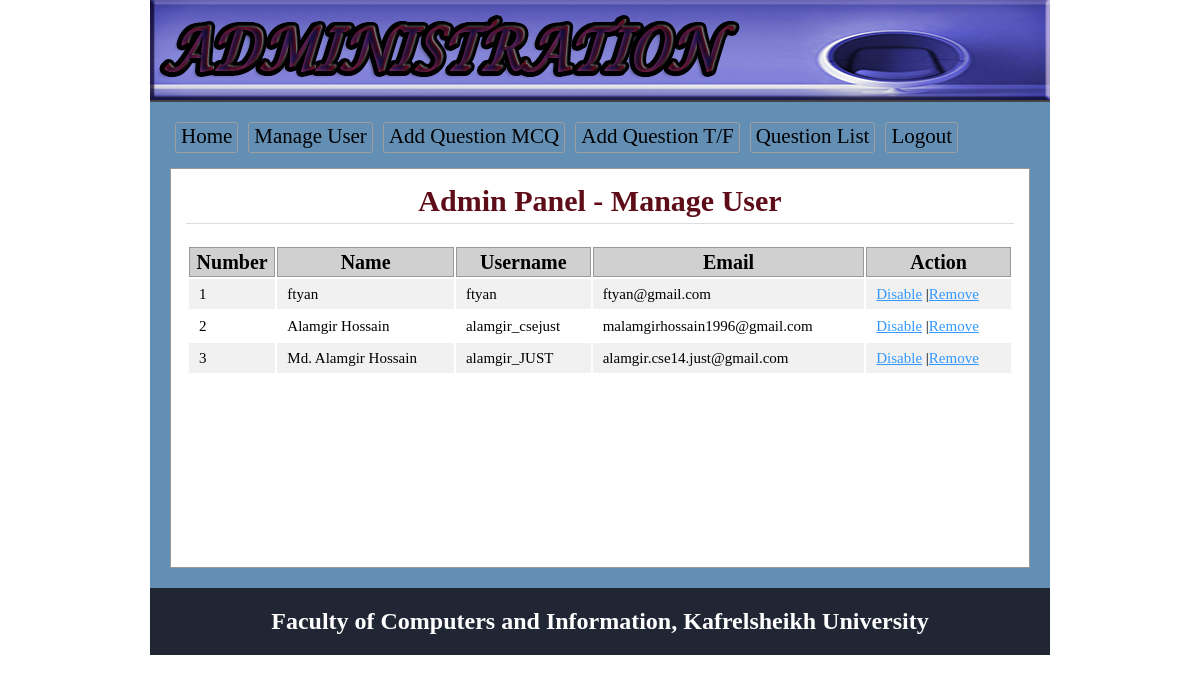
/OES/admin/users.php (signed in), run on the app's committed database.
### tables this page shows
CREATE TABLE `tbl_user` (
  `userid` int(11) NOT NULL,
  `name` varchar(50) NOT NULL,
  `username` varchar(30) NOT NULL,
  `password` varchar(32) NOT NULL,
  `email` varchar(255) NOT NULL,
  `status` int(11) NOT NULL
);

### OES/lib/Database.php (called while the page is built, shortened)
<?php
Class Database{
	public $host   = DB_HOST;
	public $user   = DB_USER;
	public $pass   = DB_PASS;
	public $dbname = DB_NAME;
	public $link;
	private function connectDB(){
	$this->link = new mysqli($this->host, $this->user, $this->pass, $this->dbname);
 }
	public function select($query){
		$result = $this->link->query($query) or die($this->link->error.__LINE__);
		if($result->num_rows > 0){
			return $result;
		} else {
			return false;
		}
	}
}

### OES/classes/User.php (called while the page is built, shortened)
<?php
    $filepath = realpath(dirname(__FILE__));
	include_once ($filepath.'/../lib/Database.php');
class User{
	private $db;
	public function __construct(){
		$this->db = new Database();
	}
		public function getAlluser(){
			$query = "select * from tbl_user order by userid desc";
			$result = $this->db->select($query);
			return $result;
		}
}
?>

### OES/admin/users.php (the view, shortened to what this page needs)
<?php
    $filepath = realpath(dirname(__FILE__));
	include_once ($filepath.'/inc/header.php');
	include_once ($filepath.'/../classes/User.php');
	$usr = new User();
?>
<div class="main">
	<h1>Admin Panel - Manage User</h1>
		<div class = "manageuser">
			<table class = "tblone">
			<tr>
				<th>Number</th>
				<th>Name</th>
				<th>Username</th>
				<th>Email</th>
				<th>Action</th>
			</tr>
	<?php
	$userData = $usr->getAllUser();
	if($userData){
		$i = 0;
		while($result = $userData->fetch_assoc()){
			$i++;
	?>
			<tr>
				<td>
				<?php
				if($result['status'] == '1'){
					echo "<span class = 'error'>".$i."</span>";
				}else{
					echo $i;
				}
				?>
				</td>
				<td>
				<?php
				if($result['status'] == '1'){
					echo "<span class = 'error'>".$result['name']."</span>";
				}else{
					echo $result['name'];
				}
				?>
				</td>
				<td>
				<?php
				if($result['status'] == '1'){
					echo "<span class = 'error'>".$result['username']."</span>";
				}else{
					echo $result['username'];
				}
				?>
				</td>
				<td>
				<?php
				if($result['status'] == '1'){
					echo "<span class = 'error'>".$result['email']."</span>";
				}else{
					echo $result['email'];
				}
				?>
				</td>
				<td>
					<?php  if($result['status'] == '0'){ ?>
						<a onclick = "return confirm('Are you sure to Disable')" href = "?dis=<?php echo $result['userid']; ?>">Disable</a>
					<?php } else {?>
						<a onclick= "return confirm('Are you sure to Enable')" href = "?ena=<?php echo $result['userid']; ?>">Enable</a>
					<?php } ?>
					|<a onclick = "return confirm('Are you sure to Remove')" href = "?del=<?php echo $result['userid']; ?>">Remove</a>
				</td>
			</tr>
	<?php } } ?>
			</table>
</div>
<?php include 'inc/footer.php'; ?>

### OES/admin/css/admin.css (style rules this page uses)
* { margin:0;padding:0;outline:none }
body { font-family:verdana }
.tblone { width:100%;border:1px solid #fff;margin:20px 0 }
.tblone td { font-size: 15px; padding: 5px 10px; }
table.tblone th { background-color: #d0d0d0; border: 1px solid #999; }
table.tblone tr:nth-child(2n+1) { background:#fff;height:30px; }
table.tblone tr:nth-child(2n) { background:#f1f1f1;height:30px; }
.tblone td a { color:#3399FF; }
.main { background: #fff none repeat scroll 0 0; border: 1px solid #999; margin-top: 10px; min-height: 368px; padding: 15px; width: 828px; }
.main h1 { border-bottom: 1px solid #ddd; text-align: center; color: #766063; margin: 0 0 5px; padding-bottom: 5px; }

### OES/admin/users.php (style rules this page uses)
.main h1 { font-family: "Times New Roman", Georgia, Serif; font-size: 30px; color:#5e0c17; }
.manageuser { font-family: "Times New Roman", Times, serif; font-size: 20px; }

### data on the page
tbl_user: name "ftyan", username "ftyan", email "ftyan@gmail.com"
tbl_user: name "Alamgir Hossain", username "alamgir_csejust", email "malamgirhossain1996@gmail.com"
tbl_user: name "Md. Alamgir Hossain", username "alamgir_JUST", email "alamgir.cse14.just@gmail.com"
